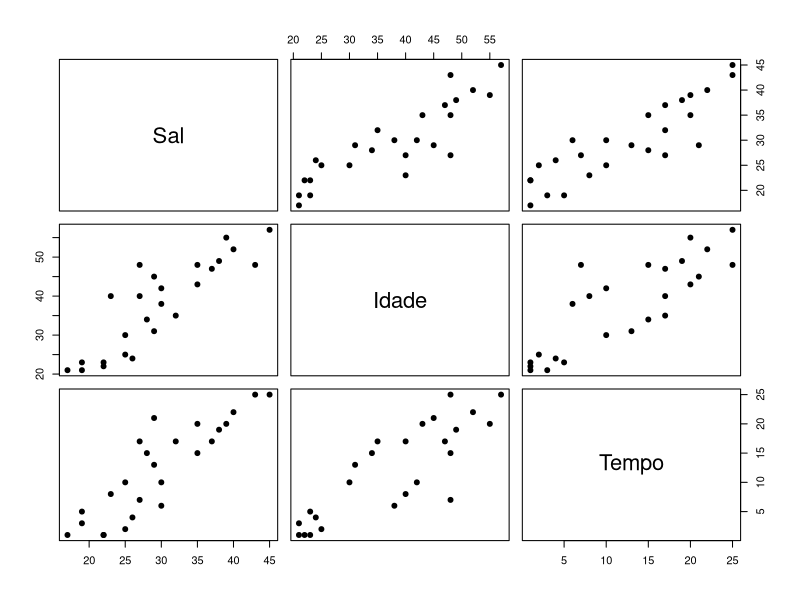
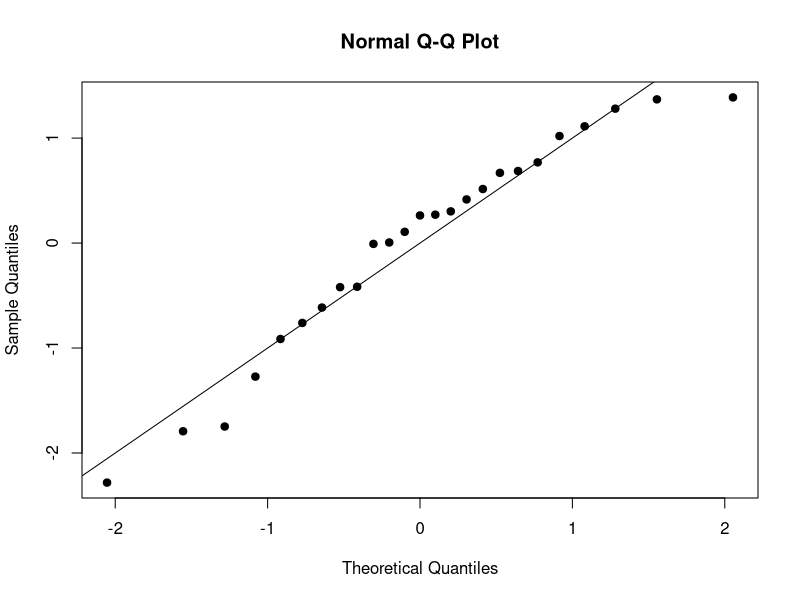
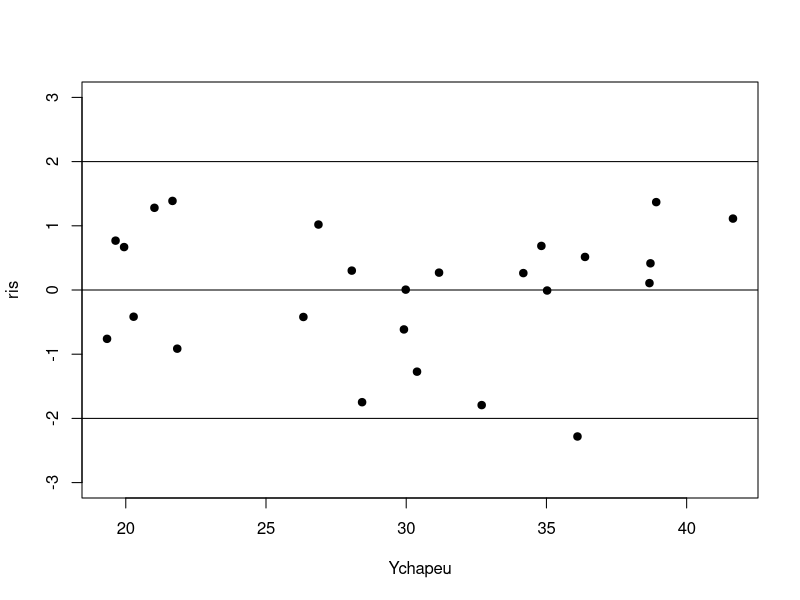

Write the R code that produced these figures, in order.
# UNIVERSIDADE FEDERAL FLUMINENSE (UFF)
# INSTITUTO DE MATEMÁTICA E ESTATÍSTCIA (IME)
# DEPARTAMENTO DE ESTATÍSTICA (GET)
# DADOS DO EXEMPLO DE APLICAÇÃO - VOLTANDO AO EXEMPLO DE RLM
# ASSUNTO: TESTE F DE COMPARABILIDADE DE MODELOS

# ENTRADA DE DADOS (ONDE Y=SALARIO DE N=25 FUNCIONÁRIOS) Slide da aula 25
Sal=c(35,25,22,39,23,30,26,30,38,40,45,37,43,22,27,17,29,27,35,19,25,29,32,28,19)
Idade=c(48,25,23,55,40,42,24,38,49,52,57,47,48,22,48,21,45,40,43,23,30,31,35,34,21)
Tempo=c(15,2,1,20,8,10,4,6,19,22,25,17,25,1,7,1,21,17,20,5,10,13,17,15,3)

BD = data.frame(Sal,Idade,Tempo);BD

modelo1 = lm(Sal ~Idade+Tempo); summary(modelo1)
pairs(BD,pch = 19)
cor(BD)

modelo0 = lm(Sal~1); summary(modelo0)
modelo1 = lm(Sal ~Idade+Tempo); summary(modelo1)
modelo2 = lm(Sal ~Idade); summary(modelo2)
modelo3 = lm(Sal ~Tempo); summary(modelo3)

anova(modelo0,modelo1) #Prefere-se o completo
anova(modelo2,modelo1) #Prefere-se o completo
anova(modelo3,modelo1) #Prefere-se o completo

#Conclusão: O Modelo completo é mais adqueado para representar os dados observados
#Análise dos resíduos

ris = rstandard(modelo1)
qqnorm(ris, pch = 19); abline(0,1)
shapiro.test(ris)
Ychapeu = fitted(modelo1)
plot(ris~Ychapeu, pch = 19, ylim = c(-3,3)); abline(h= c(-2,0,2))
                                                    
